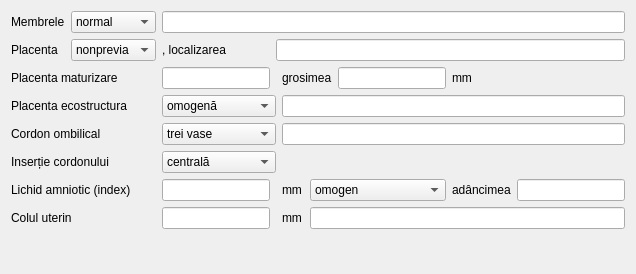
                     <widget class="QWidget" name="tab_10">
                      <attribute name="title">
                       <string>Alte</string>
                      </attribute>
                      <layout class="QGridLayout" name="gridLayout_75">
                       <item row="1" column="0">
                        <widget class="QLabel" name="label_193">
                         <property name="text">
                          <string>Placenta</string>
                         </property>
                        </widget>
                       </item>
                       <item row="1" column="2">
                        <widget class="QLabel" name="label_194">
                         <property name="text">
                          <string>, localizarea</string>
                         </property>
                        </widget>
                       </item>
                       <item row="5" column="0" colspan="2">
                        <widget class="QLabel" name="label_200">
                         <property name="text">
                          <string>Inserție cordonului</string>
                         </property>
                        </widget>
                       </item>
                       <item row="0" column="1">
                        <widget class="QComboBox" name="gestation2_extremities">
                         <item>
                          <property name="text">
                           <string>normal</string>
                          </property>
                         </item>
                         <item>
                          <property name="text">
                           <string>anormal</string>
                          </property>
                         </item>
                         <item>
                          <property name="text">
                           <string>dificil</string>
                          </property>
                         </item>
                        </widget>
                       </item>
                       <item row="6" column="7">
                        <widget class="QLabel" name="label_203">
                         <property name="text">
                          <string>adâncimea</string>
                         </property>
                        </widget>
                       </item>
                       <item row="2" column="8">
                        <spacer name="horizontalSpacer_31">
                         <property name="orientation">
                          <enum>Qt::Horizontal</enum>
                         </property>
                         <property name="sizeHint" stdset="0">
                          <size>
                           <width>40</width>
                           <height>20</height>
                          </size>
                         </property>
                        </spacer>
                       </item>
                       <item row="2" column="2" colspan="2">
                        <widget class="QLineEdit" name="gestation2_placentaDegreeMaturation">
                         <property name="sizePolicy">
                          <sizepolicy hsizetype="Fixed" vsizetype="Fixed">
                           <horstretch>0</horstretch>
                           <verstretch>0</verstretch>
                          </sizepolicy>
                         </property>
                        </widget>
                       </item>
                       <item row="3" column="0" colspan="2">
                        <widget class="QLabel" name="label_198">
                         <property name="text">
                          <string>Placenta ecostructura</string>
                         </property>
                        </widget>
                       </item>
                       <item row="0" column="2" colspan="7">
                        <widget class="QLineEdit" name="gestation2_extremities_description"/>
                       </item>
                       <item row="6" column="8">
                        <widget class="QLineEdit" name="gestation2_amnioticBedDepth"/>
                       </item>
                       <item row="5" column="2" colspan="2">
                        <widget class="QComboBox" name="gestation2_insertionPlacenta">
                         <item>
                          <property name="text">
                           <string>centrală</string>
                          </property>
                         </item>
                         <item>
                          <property name="text">
                           <string>excentrică</string>
                          </property>
                         </item>
                         <item>
                          <property name="text">
                           <string>periferică</string>
                          </property>
                         </item>
                         <item>
                          <property name="text">
                           <string>marginală</string>
                          </property>
                         </item>
                         <item>
                          <property name="text">
                           <string>velamentoasă</string>
                          </property>
                         </item>
                        </widget>
                       </item>
                       <item row="4" column="4" colspan="5">
                        <widget class="QLineEdit" name="gestation2_umbilicalCordon_description"/>
                       </item>
                       <item row="2" column="6">
                        <widget class="QLineEdit" name="gestation2_placentaDepth">
                         <property name="sizePolicy">
                          <sizepolicy hsizetype="Fixed" vsizetype="Fixed">
                           <horstretch>0</horstretch>
                           <verstretch>0</verstretch>
                          </sizepolicy>
                         </property>
                        </widget>
                       </item>
                       <item row="6" column="0" colspan="2">
                        <widget class="QLabel" name="label_201">
                         <property name="text">
                          <string>Lichid amniotic (index)</string>
                         </property>
                        </widget>
                       </item>
                       <item row="6" column="2">
                        <widget class="QLineEdit" name="gestation2_amnioticIndex"/>
                       </item>
                       <item row="2" column="7">
                        <widget class="QLabel" name="label_197">
                         <property name="text">
                          <string>mm</string>
                         </property>
                        </widget>
                       </item>
                       <item row="6" column="4">
                        <widget class="QLabel" name="label_202">
                         <property name="text">
                          <string>mm</string>
                         </property>
                        </widget>
                       </item>
                       <item row="3" column="2" colspan="2">
                        <widget class="QComboBox" name="gestation2_placentaStructure">
                         <item>
                          <property name="text">
                           <string>omogenă</string>
                          </property>
                         </item>
                         <item>
                          <property name="text">
                           <string>neomogenă</string>
                          </property>
                         </item>
                        </widget>
                       </item>
                       <item row="0" column="0">
                        <widget class="QLabel" name="label_191">
                         <property name="text">
                          <string>Membrele</string>
                         </property>
                        </widget>
                       </item>
                       <item row="4" column="2" colspan="2">
                        <widget class="QComboBox" name="gestation2_umbilicalCordon">
                         <item>
                          <property name="text">
                           <string>trei vase</string>
                          </property>
                         </item>
                         <item>
                          <property name="text">
                           <string>două vase</string>
                          </property>
                         </item>
                        </widget>
                       </item>
                       <item row="1" column="1">
                        <widget class="QComboBox" name="gestation2_placenta">
                         <item>
                          <property name="text">
                           <string>nonprevia</string>
                          </property>
                         </item>
                         <item>
                          <property name="text">
                           <string>previa</string>
                          </property>
                         </item>
                        </widget>
                       </item>
                       <item row="4" column="0" colspan="2">
                        <widget class="QLabel" name="label_199">
                         <property name="text">
                          <string>Cordon ombilical</string>
                         </property>
                        </widget>
                       </item>
                       <item row="6" column="5" colspan="2">
                        <widget class="QComboBox" name="gestation2_amnioticIndexAspect">
                         <item>
                          <property name="text">
                           <string>omogen</string>
                          </property>
                         </item>
                         <item>
                          <property name="text">
                           <string>neomogen</string>
                          </property>
                         </item>
                        </widget>
                       </item>
                       <item row="1" column="3" colspan="6">
                        <widget class="QLineEdit" name="gestation2_placenta_localization"/>
                       </item>
                       <item row="2" column="0" colspan="2">
                        <widget class="QLabel" name="label_195">
                         <property name="text">
                          <string>Placenta maturizare</string>
                         </property>
                        </widget>
                       </item>
                       <item row="3" column="4" colspan="5">
                        <widget class="QLineEdit" name="gestation2_placentaStructure_description"/>
                       </item>
                       <item row="8" column="6">
                        <spacer name="verticalSpacer_22">
                         <property name="orientation">
                          <enum>Qt::Vertical</enum>
                         </property>
                         <property name="sizeHint" stdset="0">
                          <size>
                           <width>20</width>
                           <height>34</height>
                          </size>
                         </property>
                        </spacer>
                       </item>
                       <item row="2" column="4" colspan="2">
                        <widget class="QLabel" name="label_196">
                         <property name="text">
                          <string>grosimea</string>
                         </property>
                        </widget>
                       </item>
                       <item row="7" column="0" colspan="2">
                        <widget class="QLabel" name="label_204">
                         <property name="text">
                          <string>Colul uterin</string>
                         </property>
                        </widget>
                       </item>
                       <item row="7" column="2">
                        <widget class="QLineEdit" name="gestation2_cervix"/>
                       </item>
                       <item row="7" column="4">
                        <widget class="QLabel" name="label_205">
                         <property name="text">
                          <string>mm</string>
                         </property>
                        </widget>
                       </item>
                       <item row="7" column="5" colspan="4">
                        <widget class="QLineEdit" name="gestation2_cervix_description"/>
                       </item>
                      </layout>
                     </widget>
